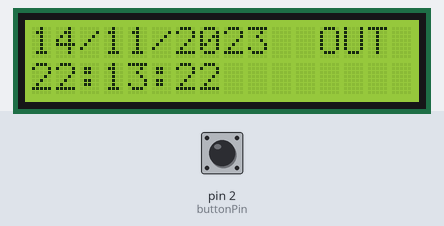
The sketch below on a simulated Arduino Uno, built with avr-gcc and run on an emulated ATmega328P. Shown: 16×2 character LCD. Inputs (shaded band) come from the test bench; at power-on: pin 2 (buttonPin) HIGH. The local clock reads 2024-03-15 10:24:30 at power-on unless the sketch sets it; EEPROM starts erased.

Above: at 2.2 s.
2.3 s: pin 2 (buttonPin) pulled LOW for 0.15 s
At 3.9 s:
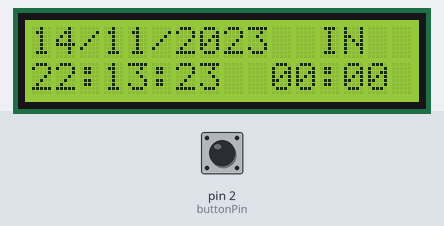
5.4 s: pin 2 (buttonPin) pulled LOW for 1 s
At 7.8 s:
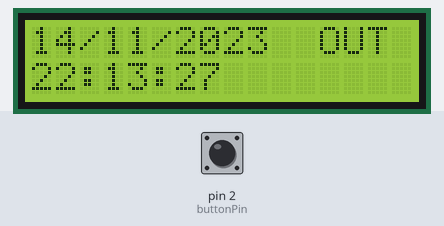
Timing chart, 0 to 9.3 s (numbered marks = the images above; inputs shaded):
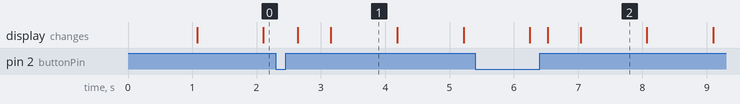

The sketch:

clock_in_out.ino
```cpp
#include <Wire.h>
#include <LiquidCrystal.h>
#include <RTClib.h>
#include <EEPROM.h>

/***************************************************************************************************
| LCD Pin | Name     | Connect To         | Notes                                                  |
| ------- | -------- | ------------------ | ------------------------------------------------------ |
| 1       | VSS      | GND                | Power GND                                              |
| 2       | VDD      | 5V                 | Power VCC                                              |
| 3       | VO       | Middle of 10k pot  | Contrast. Other legs to 5V & GND (or fixed ~2k to GND) |
| 4       | RS       | Arduino **D7**     | Register Select                                        |
| 5       | RW       | GND                | Always write (no reading needed)                       |
| 6       | E        | Arduino **D6**     | Enable                                                 |
| 7       | D0       | —                  | Not used in 4-bit mode                                 |
| 8       | D1       | —                  | Not used in 4-bit mode                                 |
| 9       | D2       | —                  | Not used in 4-bit mode                                 |
| 10      | D3       | —                  | Not used in 4-bit mode                                 |
| 11      | D4       | Arduino **D5**     | Data bit 4                                             |
| 12      | D5       | Arduino **D4**     | Data bit 5                                             |
| 13      | D6       | Arduino **D3**     | Data bit 6                                             |
| 14      | D7       | Arduino **D8**     | Data bit 7                                             |
| 15      | A (LED+) | 5V (with resistor) | Backlight power                                        |
| 16      | K (LED−) | GND                | Backlight ground                                       |
***************************************************************************************************/

/******************************************************************************
| Component              | Pin on Arduino Uno | Notes                         |
| --------------         | ------------------ | ----------------------------- |
| Button                 | D2                 | With internal pull-up enabled |
|                        | Other leg          | GND                           |
| Serial logging         | USB                | Serial Monitor                |
|                        | GND                | GND                           |
| **RTC (DS1307)**       | SDA                | A4                            |
|                        | SCL                | A5                            |
|                        | VCC                | 5V                            |
|                        | GND                | GND                           |
| **(Optional pull-up)** |                    | Use `INPUT_PULLUP` in code    |
| **EEPROM** (optional)  | SDA/SCL            | A4 / A5 (same I2C bus)        |
******************************************************************************/

// LCD pins: RS, E, D4, D5, D6, D7
LiquidCrystal lcd(7, 6, 5, 4, 3, 8);
RTC_DS1307 rtc;

const int buttonPin = 2;
bool buttonPressed = false;
unsigned long buttonPressTime = 0;
const unsigned long debounceDelay = 50;
const unsigned long longPressThreshold = 5000; // 5 seconds

bool clockedIn = false;
DateTime clockInTime;
int eepromAddress = 0;

// Setup printf() support on Arduino Uno
int serial_putchar(char c, FILE *) {
  Serial.write(c);
  return c;
}
FILE serial_stdout;

void setup() {
  pinMode(buttonPin, INPUT_PULLUP);
  lcd.begin(16, 2);
  Serial.begin(9600);

  // Enable printf()
  fdev_setup_stream(&serial_stdout, serial_putchar, NULL, _FDEV_SETUP_WRITE);
  stdout = &serial_stdout;

  if (!rtc.begin()) {
    lcd.print("RTC Error!");
    while (1);
  }

  //if (!rtc.isrunning())
  {
    rtc.adjust(DateTime(F(__DATE__), F(__TIME__)));
  }

  lcd.clear();
  lcd.setCursor(0, 0);
  lcd.print("System Ready");
  delay(1000);
}

void loop() {
  DateTime now = rtc.now();

  // Check for serial input
  if (Serial.available() > 0) {
    String command = Serial.readStringUntil('\n');
    command.trim();
    if (command == "clear") {
      clearEEPROMLogs();
    }
  }

  lcd.setCursor(0, 0);
  lcd.print(now.day() < 10 ? "0" : ""); lcd.print(now.day()); lcd.print("/");
  lcd.print(now.month() < 10 ? "0" : ""); lcd.print(now.month()); lcd.print("/");
  lcd.print(now.year());

  lcd.setCursor(0, 1);
  lcd.print(now.hour() < 10 ? "0" : ""); lcd.print(now.hour()); lcd.print(":");
  lcd.print(now.minute() < 10 ? "0" : ""); lcd.print(now.minute()); lcd.print(":");
  lcd.print(now.second() < 10 ? "0" : ""); lcd.print(now.second());

  handleButton(now);

  // Display elapsed time if clocked in
  if (clockedIn) {
    unsigned long elapsed = now.unixtime() - clockInTime.unixtime();
    int h = elapsed / 3600;
    int m = (elapsed % 3600) / 60;
    int s = elapsed % 60;

    lcd.setCursor(10, 0);
    lcd.print("  IN ");

    lcd.setCursor(10, 1);
    lcd.print(h < 10 ? "0" : ""); lcd.print(h); lcd.print(":");
    lcd.print(m < 10 ? "0" : ""); lcd.print(m);
    //lcd.print(":");
    //lcd.print(s < 10 ? "0" : ""); lcd.print(s);
  } else {
    lcd.setCursor(10, 0);
    lcd.print("  OUT");
    lcd.setCursor(9, 1);
    lcd.print("         ");
  }

  delay(250);
}

void handleButton(DateTime now) {
  bool reading = !digitalRead(buttonPin); // Active LOW

  if (reading && !buttonPressed) {
    // Button just pressed
    buttonPressed = true;
    buttonPressTime = millis();
  }

  if (!reading && buttonPressed) {
    // Button just released
    unsigned long pressDuration = millis() - buttonPressTime;
    buttonPressed = false;

    if (pressDuration >= longPressThreshold) {
      lcd.clear();
      lcd.setCursor(0, 0);
      lcd.print("Dumping logs...");
      dumpEEPROMRecords();
      delay(1500); // allow user to read the message
    } else if (pressDuration >= debounceDelay) {
      handleClockToggle();
    }
  }
}

void handleClockToggle() {
  DateTime now = rtc.now();

  if (clockedIn) {
    writeEventToEEPROM(false, now);
    clockedIn = false;
  } else {
    clockInTime = now;
    writeEventToEEPROM(true, now);
    clockedIn = true;
  }
}

void writeEventToEEPROM(bool isClockIn, DateTime time) {
  EEPROM.update(eepromAddress++, isClockIn ? 1 : 0);
  EEPROM.update(eepromAddress++, time.year() - 2000);
  EEPROM.update(eepromAddress++, time.month());
  EEPROM.update(eepromAddress++, time.day());
  EEPROM.update(eepromAddress++, time.hour());
  EEPROM.update(eepromAddress++, time.minute());
  EEPROM.update(eepromAddress++, time.second());
}

void dumpEEPROMRecords() {
  printf("\n== Clock In/Out Log Dump ==\n");
  int addr = 0;

  while (addr + 7 <= EEPROM.length()) {
    byte type = EEPROM.read(addr++);
    uint16_t yr = EEPROM.read(addr++) + 2000;
    byte mo = EEPROM.read(addr++);
    byte dy = EEPROM.read(addr++);
    byte hr = EEPROM.read(addr++);
    byte mi = EEPROM.read(addr++);
    byte se = EEPROM.read(addr++);

    if (yr > 2100 || mo == 0 || mo > 12) break;

    printf("%s %02d/%02d/%04d %02d:%02d:%02d\n",
           type ? "Clock IN " : "Clock OUT",
           dy, mo, yr, hr, mi, se);
  }

  // Reset eepromAddress to the end of the last valid record
  eepromAddress = addr > 7 ? addr - 7 : 0;
  printf("\nSend 'clear' to delete all logs\n");
}

void clearEEPROMLogs() {
  for (int i = 0; i < EEPROM.length(); i++) {
    EEPROM.update(i, 0xFF);
  }
  eepromAddress = 0;
  printf("Logs cleared\n");
}
```

Measured:
- after the input at 2.3 s, the display: first changes after 0.34 s (image 1 shows a later state)
- after the input at 5.4 s, the display: first differs from a run without the input after 1.1 s (image 2 shows a later state)
- what the display in image 1 shows lasts 1.0 s, from 3.2 s to 4.2 s
